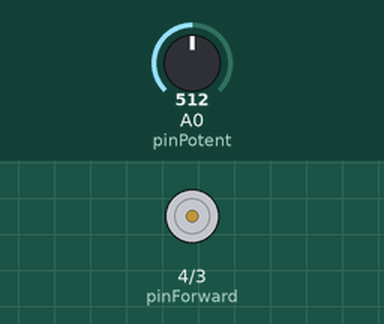
Simulated run of this sketch. Board: Arduino Uno, built with avr-gcc and run on an emulated ATmega328P. Shown: motor-driver pin pairs drawn as motors (green arrow = first pin HIGH = forward, orange = second pin HIGH = backward, longer = more drive, scaled by the enable pin). Inputs (shaded band) come from the test bench; at power-on: A0 (pinPotent) = 512.

Above: at 1.2 s.
1.3 s: A0 (pinPotent) set to 528
At 3.5 s:
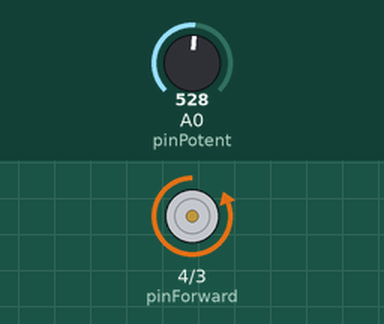
4.3 s: A0 (pinPotent) set to 511
7.3 s: A0 (pinPotent) set to 716
At 7.6 s:
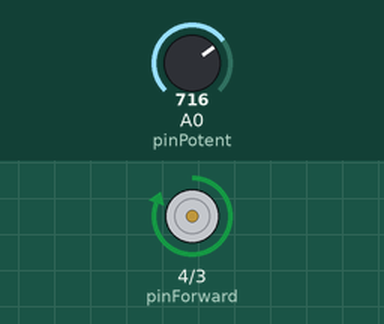
10.3 s: A0 (pinPotent) set to 306
13.3 s: A0 (pinPotent) set to 900
At 16.3 s:
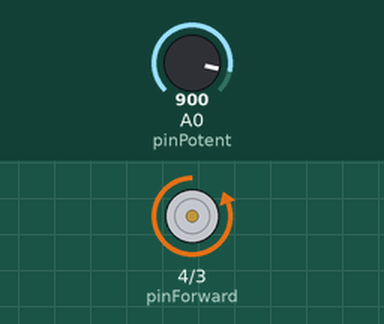
Timing chart, 0 to 17.3 s (numbered marks = the images above; inputs shaded):
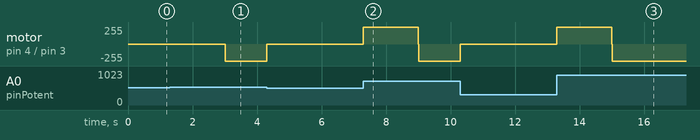

The sketch:

NMOS_Motor_Control.ino
```cpp
// Controlling one motor using 4 NMOS discrete H-Bridge (Bad)
// Can set the motor speed with potentiometer, direction changes every few seconds.

int pinPotent = A0;
int pinSpeed = 7;
int pinBackward = 3;
int pinForward = 4;
unsigned long previousTime = 0;

void setup() {
  Serial.begin(9600);

  pinMode(pinSpeed, OUTPUT);
  pinMode(pinBackward, OUTPUT);
  pinMode(pinForward, OUTPUT);

  digitalWrite(pinBackward, LOW);
  digitalWrite(pinForward, LOW);
}

void loop() {
  int motorSpeed;
  motorSpeed = map(analogRead(pinPotent), 0, 1023, 0, 255);
  analogWrite(pinSpeed, motorSpeed);
  flipPolarity();
}

void flipPolarity() {
    int waitTime = 3000;
    unsigned long currentTime = millis();
    if (currentTime - previousTime >= waitTime) {
      previousTime = currentTime;
      if (digitalRead(pinBackward) == HIGH) {
        digitalWrite(pinBackward, LOW);
        delay(10);
        digitalWrite(pinForward, HIGH);
      } else {
        digitalWrite(pinForward, LOW);
        delay(10);
        digitalWrite(pinBackward, HIGH);
      }
    }
}
```

Measured:
- the behaviour switches between 513 and 514 on A0 (pinPotent) (found by bisection; images 0 and 1)
- after the input at 1.3 s, motor on pin 4 (pinForward) / pin 3 (pinBackward): stopped → backward 255/255 after 1.7 s
- after the input at 7.3 s, motor on pin 4 (pinForward) / pin 3 (pinBackward): stopped → forward 255/255 at once, → backward 255/255 1.7 s later
- after the input at 13.3 s, motor on pin 4 (pinForward) / pin 3 (pinBackward): stopped → forward 255/255 at once, → backward 255/255 1.7 s later
